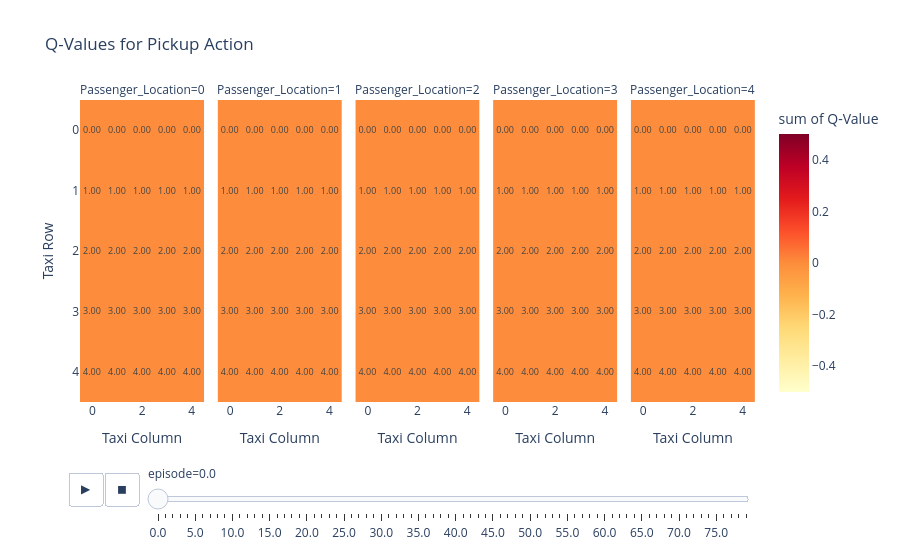

Source (notebook cell):
### Code cell
metric = "pickup"

fig = px.density_heatmap(toplot, x="Taxi_Col", y="Taxi_Row", 
                   z=metric, hover_data=[metric], text_auto=metric ,
                   #facet_col= "Path",
                   #facet_row= "Destination" , 
                   facet_col="Passenger_Location",
                   color_continuous_scale="YlOrRd",
                   title="Q-Values for Pickup Action",
                   #histnorm= 'density',
                   #histfunc = 'max',
                   #width=400, #
                   #height=600,
                   animation_frame="episode",
                   nbinsx=5, nbinsy=5,
                   labels={"Taxi_Col": "Taxi Column", 
                           "Taxi_Row": "Taxi Row", 
                           "pickup": "Q-Value"})
        
fig.update_yaxes(autorange="reversed")
fig.update_traces(texttemplate='%{y:.2f}')

                    #  labels = {"Taxi_Col": "Taxi Column", 
                    #            "Taxi_Row": "Taxi Row", 
                    #            "Pickup": "Q-Value for Pickup Action"}

### Figure 1 — Plotly figure (JSON) as saved in the notebook; plotly's stock layout.template omitted (floating-point values rounded to 4 significant figures)
{"data": [{"coloraxis": "coloraxis", "histfunc": "sum", "hovertemplate": "episode=0.0<br>Passenger_Location=0<br>Taxi Column=%{x}<br>Taxi Row=%{y}<br>sum of Q-Value=%{z}<extra></extra>", "name": "", "nbinsx": 5, "nbinsy": 5, "texttemplate": "%{y:.2f}", "type": "histogram2d", "x": [0, 1, 2, 3, 4, 0, 1, 2, 3, 4, 0, 1, 2, 3, 4, 0, 1, 2, 3, 4, 0, 1, 2, 3, 4], "xaxis": "x", "xbingroup": "x", "y": [0, 0, 0, 0, 0, 1, 1, 1, 1, 1, 2, 2, 2, 2, 2, 3, 3, 3, 3, 3, 4, 4, 4, 4, 4], "yaxis": "y", "ybingroup": "y", "z": [0, 0, 0, 0, 0, 0, 0, 0, 0, 0, 0, 0, 0, 0, 0, 0, 0, 0, 0, 0, 0, 0, 0, 0, 0]}, {"coloraxis": "coloraxis", "histfunc": "sum", "hovertemplate": "episode=0.0<br>Passenger_Location=1<br>Taxi Column=%{x}<br>Taxi Row=%{y}<br>sum of Q-Value=%{z}<extra></extra>", "name": "", "nbinsx": 5, "nbinsy": 5, "texttemplate": "%{y:.2f}", "type": "histogram2d", "x": [0, 1, 2, 3, 4, 0, 1, 2, 3, 4, 0, 1, 2, 3, 4, 0, 1, 2, 3, 4, 0, 1, 2, 3, 4], "xaxis": "x2", "xbingroup": "x", "y": [0, 0, 0, 0, 0, 1, 1, 1, 1, 1, 2, 2, 2, 2, 2, 3, 3, 3, 3, 3, 4, 4, 4, 4, 4], "yaxis": "y2", "ybingroup": "y", "z": [0, 0, 0, 0, 0, 0, 0, 0, 0, 0, 0, 0, 0, 0, 0, 0, 0, 0, 0, 0, 0, 0, 0, 0, 0]}, {"coloraxis": "coloraxis", "histfunc": "sum", "hovertemplate": "episode=0.0<br>Passenger_Location=2<br>Taxi Column=%{x}<br>Taxi Row=%{y}<br>sum of Q-Value=%{z}<extra></extra>", "name": "", "nbinsx": 5, "nbinsy": 5, "texttemplate": "%{y:.2f}", "type": "histogram2d", "x": [0, 1, 2, 3, 4, 0, 1, 2, 3, 4, 0, 1, 2, 3, 4, 0, 1, 2, 3, 4, 0, 1, 2, 3, 4], "xaxis": "x3", "xbingroup": "x", "y": [0, 0, 0, 0, 0, 1, 1, 1, 1, 1, 2, 2, 2, 2, 2, 3, 3, 3, 3, 3, 4, 4, 4, 4, 4], "yaxis": "y3", "ybingroup": "y", "z": [0, 0, 0, 0, 0, 0, 0, 0, 0, 0, 0, 0, 0, 0, 0, 0, 0, 0, 0, 0, 0, 0, 0, 0, 0]}, {"coloraxis": "coloraxis", "histfunc": "sum", "hovertemplate": "episode=0.0<br>Passenger_Location=3<br>Taxi Column=%{x}<br>Taxi Row=%{y}<br>sum of Q-Value=%{z}<extra></extra>", "name": "", "nbinsx": 5, "nbinsy": 5, "texttemplate": "%{y:.2f}", "type": "histogram2d", "x": [0, 1, 2, 3, 4, 0, 1, 2, 3, 4, 0, 1, 2, 3, 4, 0, 1, 2, 3, 4, 0, 1, 2, 3, 4], "xaxis": "x4", "xbingroup": "x", "y": [0, 0, 0, 0, 0, 1, 1, 1, 1, 1, 2, 2, 2, 2, 2, 3, 3, 3, 3, 3, 4, 4, 4, 4, 4], "yaxis": "y4", "ybingroup": "y", "z": [0, 0, 0, 0, 0, 0, 0, 0, 0, 0, 0, 0, 0, 0, 0, 0, 0, 0, 0, 0, 0, 0, 0, 0, 0]}, {"coloraxis": "coloraxis", "histfunc": "sum", "hovertemplate": "episode=0.0<br>Passenger_Location=4<br>Taxi Column=%{x}<br>Taxi Row=%{y}<br>sum of Q-Value=%{z}<extra></extra>", "name": "", "nbinsx": 5, "nbinsy": 5, "texttemplate": "%{y:.2f}", "type": "histogram2d", "x": [0, 1, 2, 3, 4, 0, 1, 2, 3, 4, 0, 1, 2, 3, 4, 0, 1, 2, 3, 4, 0, 1, 2, 3, 4], "xaxis": "x5", "xbingroup": "x", "y": [0, 0, 0, 0, 0, 1, 1, 1, 1, 1, 2, 2, 2, 2, 2, 3, 3, 3, 3, 3, 4, 4, 4, 4, 4], "yaxis": "y5", "ybingroup": "y", "z": [0, 0, 0, 0, 0, 0, 0, 0, 0, 0, 0, 0, 0, 0, 0, 0, 0, 0, 0, 0, 0, 0, 0, 0, 0]}], "layout": {"annotations": [{"font": {}, "showarrow": false, "text": "Passenger_Location=0", "x": 0.092, "xanchor": "center", "xref": "paper", "y": 1, "yanchor": "bottom", "yref": "paper"}, {"font": {}, "showarrow": false, "text": "Passenger_Location=1", "x": 0.296, "xanchor": "center", "xref": "paper", "y": 1, "yanchor": "bottom", "yref": "paper"}, {"font": {}, "showarrow": false, "text": "Passenger_Location=2", "x": 0.5, "xanchor": "center", "xref": "paper", "y": 1, "yanchor": "bottom", "yref": "paper"}, {"font": {}, "showarrow": false, "text": "Passenger_Location=3", "x": 0.704, "xanchor": "center", "xref": "paper", "y": 1, "yanchor": "bottom", "yref": "paper"}, {"font": {}, "showarrow": false, "text": "Passenger_Location=4", "x": 0.908, "xanchor": "center", "xref": "paper", "y": 1, "yanchor": "bottom", "yref": "paper"}], "coloraxis": {"colorbar": {"title": {"text": "sum of Q-Value"}}, "colorscale": [[0, "rgb(255,255,204)"], [0.125, "rgb(255,237,160)"], [0.25, "rgb(254,217,118)"], [0.375, "rgb(254,178,76)"], [0.5, "rgb(253,141,60)"], [0.625, "rgb(252,78,42)"], [0.75, "rgb(227,26,28)"], [0.875, "rgb(189,0,38)"], [1, "rgb(128,0,38)"]]}, "legend": {"tracegroupgap": 0}, "sliders": [{"active": 0, "currentvalue": {"prefix": "episode="}, "len": 0.9, "pad": {"b": 10, "t": 60}, "steps": [{"args": [["0.0"], {"frame": {"duration": 0, "redraw": true}, "fromcurrent": true, "mode": "immediate", "transition": {"duration": 0, "easing": "linear"}}], "label": "0.0", "method": "animate"}, {"args": [["1.0"], {"frame": {"duration": 0, "redraw": true}, "fromcurrent": true, "mode": "immediate", "transition": {"duration": 0, "easing": "linear"}}], "label": "1.0", "method": "animate"}, {"args": [["2.0"], {"frame": {"duration": 0, "redraw": true}, "fromcurrent": true, "mode": "immediate", "transition": {"duration": 0, "easing": "linear"}}], "label": "2.0", "method": "animate"}, {"args": [["3.0"], {"frame": {"duration": 0, "redraw": true}, "fromcurrent": true, "mode": "immediate", "transition": {"duration": 0, "easing": "linear"}}], "label": "3.0", "method": "animate"}, {"args": [["4.0"], {"frame": {"duration": 0, "redraw": true}, "fromcurrent": true, "mode": "immediate", "transition": {"duration": 0, "easing": "linear"}}], "label": "4.0", "method": "animate"}, {"args": [["5.0"], {"frame": {"duration": 0, "redraw": true}, "fromcurrent": true, "mode": "immediate", "transition": {"duration": 0, "easing": "linear"}}], "label": "5.0", "method": "animate"}, {"args": [["6.0"], {"frame": {"duration": 0, "redraw": true}, "fromcurrent": true, "mode": "immediate", "transition": {"duration": 0, "easing": "linear"}}], "label": "6.0", "method": "animate"}, {"args": [["7.0"], {"frame": {"duration": 0, "redraw": true}, "fromcurrent": true, "mode": "immediate", "transition": {"duration": 0, "easing": "linear"}}], "label": "7.0", "method": "animate"}, {"args": [["8.0"], {"frame": {"duration": 0, "redraw": true}, "fromcurrent": true, "mode": "immediate", "transition": {"duration": 0, "easing": "linear"}}], "label": "8.0", "method": "animate"}, {"args": [["9.0"], {"frame": {"duration": 0, "redraw": true}, "fromcurrent": true, "mode": "immediate", "transition": {"duration": 0, "easing": "linear"}}], "label": "9.0", "method": "animate"}, {"args": [["10.0"], {"frame": {"duration": 0, "redraw": true}, "fromcurrent": true, "mode": "immediate", "transition": {"duration": 0, "easing": "linear"}}], "label": "10.0", "method": "animate"}, {"args": [["11.0"], {"frame": {"duration": 0, "redraw": true}, "fromcurrent": true, "mode": "immediate", "transition": {"duration": 0, "easing": "linear"}}], "label": "11.0", "method": "animate"}, {"args": [["12.0"], {"frame": {"duration": 0, "redraw": true}, "fromcurrent": true, "mode": "immediate", "transition": {"duration": 0, "easing": "linear"}}], "label": "12.0", "method": "animate"}, {"args": [["13.0"], {"frame": {"duration": 0, "redraw": true}, "fromcurrent": true, "mode": "immediate", "transition": {"duration": 0, "easing": "linear"}}], "label": "13.0", "method": "animate"}, {"args": [["14.0"], {"frame": {"duration": 0, "redraw": true}, "fromcurrent": true, "mode": "immediate", "transition": {"duration": 0, "easing": "linear"}}], "label": "14.0", "method": "animate"}, {"args": [["15.0"], {"frame": {"duration": 0, "redraw": true}, "fromcurrent": true, "mode": "immediate", "transition": {"duration": 0, "easing": "linear"}}], "label": "15.0", "method": "animate"}, {"args": [["16.0"], {"frame": {"duration": 0, "redraw": true}, "fromcurrent": true, "mode": "immediate", "transition": {"duration": 0, "easing": "linear"}}], "label": "16.0", "method": "animate"}, {"args": [["17.0"], {"frame": {"duration": 0, "redraw": true}, "fromcurrent": true, "mode": "immediate", "transition": {"duration": 0, "easing": "linear"}}], "label": "17.0", "method": "animate"}, {"args": [["18.0"], {"frame": {"duration": 0, "redraw": true}, "fromcurrent": true, "mode": "immediate", "transition": {"duration": 0, "easing": "linear"}}], "label": "18.0", "method": "animate"}, {"args": [["19.0"], {"frame": {"duration": 0, "redraw": true}, "fromcurrent": true, "mode": "immediate", "transition": {"duration": 0, "easing": "linear"}}], "label": "19.0", "method": "animate"}, {"args": [["20.0"], {"frame": {"duration": 0, "redraw": true}, "fromcurrent": true, "mode": "immediate", "transition": {"duration": 0, "easing": "linear"}}], "label": "20.0", "method": "animate"}, {"args": [["21.0"], {"frame": {"duration": 0, "redraw": true}, "fromcurrent": true, "mode": "immediate", "transition": {"duration": 0, "easing": "linear"}}], "label": "21.0", "method": "animate"}, {"args": [["22.0"], {"frame": {"duration": 0, "redraw": true}, "fromcurrent": true, "mode": "immediate", "transition": {"duration": 0, "easing": "linear"}}], "label": "22.0", "method": "animate"}, {"args": [["23.0"], {"frame": {"duration": 0, "redraw": true}, "fromcurrent": true, "mode": "immediate", "transition": {"duration": 0, "easing": "linear"}}], "label": "23.0", "method": "animate"}, {"args": [["24.0"], {"frame": {"duration": 0, "redraw": true}, "fromcurrent": true, "mode": "immediate", "transition": {"duration": 0, "easing": "linear"}}], "label": "24.0", "method": "animate"}, {"args": [["25.0"], {"frame": {"duration": 0, "redraw": true}, "fromcurrent": true, "mode": "immediate", "transition": {"duration": 0, "easing": "linear"}}], "label": "25.0", "method": "animate"}, {"args": [["26.0"], {"frame": {"duration": 0, "redraw": true}, "fromcurrent": true, "mode": "immediate", "transition": {"duration": 0, "easing": "linear"}}], "label": "26.0", "method": "animate"}, {"args": [["27.0"], {"frame": {"duration": 0, "redraw": true}, "fromcurrent": true, "mode": "immediate", "transition": {"duration": 0, "easing": "linear"}}], "label": "27.0", "method": "animate"}, {"args": [["28.0"], {"frame": {"duration": 0, "redraw": true}, "fromcurrent": true, "mode": "immediate", "transition": {"duration": 0, "easing": "linear"}}], "label": "28.0", "method": "animate"}, {"args": [["29.0"], {"frame": {"duration": 0, "redraw": true}, "fromcurrent": true, "mode": "immediate", "transition": {"duration": 0, "easing": "linear"}}], "label": "29.0", "method": "animate"}, {"args": [["30.0"], {"frame": {"duration": 0, "redraw": true}, "fromcurrent": true, "mode": "immediate", "transition": {"duration": 0, "easing": "linear"}}], "label": "30.0", "method": "animate"}, {"args": [["31.0"], {"frame": {"duration": 0, "redraw": true}, "fromcurrent": true, "mode": "immediate", "transition": {"duration": 0, "easing": "linear"}}], "label": "31.0", "method": "animate"}, {"args": [["32.0"], {"frame": {"duration": 0, "redraw": true}, "fromcurrent": true, "mode": "immediate", "transition": {"duration": 0, "easing": "linear"}}], "label": "32.0", "method": "animate"}, {"args": [["33.0"], {"frame": {"duration": 0, "redraw": true}, "fromcurrent": true, "mode": "immediate", "transition": {"duration": 0, "easing": "linear"}}], "label": "33.0", "method": "animate"}, {"args": [["34.0"], {"frame": {"duration": 0, "redraw": true}, "fromcurrent": true, "mode": "immediate", "transition": {"duration": 0, "easing": "linear"}}], "label": "34.0", "method": "animate"}, {"args": [["35.0"], {"frame": {"duration": 0, "redraw": true}, "fromcurrent": true, "mode": "immediate", "transition": {"duration": 0, "easing": "linear"}}], "label": "35.0", "method": "animate"}, {"args": [["36.0"], {"frame": {"duration": 0, "redraw": true}, "fromcurrent": true, "mode": "immediate", "transition": {"duration": 0, "easing": "linear"}}], "label": "36.0", "method": "animate"}, {"args": [["37.0"], {"frame": {"duration": 0, "redraw": true}, "fromcurrent": true, "mode": "immediate", "transition": {"duration": 0, "easing": "linear"}}], "label": "37.0", "method": "animate"}, {"args": [["38.0"], {"frame": {"duration": 0, "redraw": true}, "fromcurrent": true, "mode": "immediate", "transition": {"duration": 0, "easing": "linear"}}], "label": "38.0", "method": "animate"}, {"args": [["39.0"], {"frame": {"duration": 0, "redraw": true}, "fromcurrent": true, "mode": "immediate", "transition": {"duration": 0, "easing": "linear"}}], "label": "39.0", "method": "animate"}, {"args": [["40.0"], {"frame": {"duration": 0, "redraw": true}, "fromcurrent": true, "mode": "immediate", "transition": {"duration": 0, "easing": "linear"}}], "label": "40.0", "method": "animate"}, {"args": [["41.0"], {"frame": {"duration": 0, "redraw": true}, "fromcurrent": true, "mode": "immediate", "transition": {"duration": 0, "easing": "linear"}}], "label": "41.0", "method": "animate"}, {"args": [["42.0"], {"frame": {"duration": 0, "redraw": true}, "fromcurrent": true, "mode": "immediate", "transition": {"duration": 0, "easing": "linear"}}], "label": "42.0", "method": "animate"}, {"args": [["43.0"], {"frame": {"duration": 0, "redraw": true}, "fromcurrent": true, "mode": "immediate", "transition": {"duration": 0, "easing": "linear"}}], "label": "43.0", "method": "animate"}, {"args": [["44.0"], {"frame": {"duration": 0, "redraw": true}, "fromcurrent": true, "mode": "immediate", "transition": {"duration": 0, "easing": "linear"}}], "label": "44.0", "method": "animate"}, {"args": [["45.0"], {"frame": {"duration": 0, "redraw": true}, "fromcurrent": true, "mode": "immediate", "transition": {"duration": 0, "easing": "linear"}}], "label": "45.0", "method": "animate"}, {"args": [["46.0"], {"frame": {"duration": 0, "redraw": true}, "fromcurrent": true, "mode": "immediate", "transition": {"duration": 0, "easing": "linear"}}], "label": "46.0", "method": "animate"}, {"args": [["47.0"], {"frame": {"duration": 0, "redraw": true}, "fromcurrent": true, "mode": "immediate", "transition": {"duration": 0, "easing": "linear"}}], "label": "47.0", "method": "animate"}, {"args": [["48.0"], {"frame": {"duration": 0, "redraw": true}, "fromcurrent": true, "mode": "immediate", "transition": {"duration": 0, "easing": "linear"}}], "label": "48.0", "method": "animate"}, {"args": [["49.0"], {"frame": {"duration": 0, "redraw": true}, "fromcurrent": true, "mode": "immediate", "transition": {"duration": 0, "easing": "linear"}}], "label": "49.0", "method": "animate"}, {"args": [["50.0"], {"frame": {"duration": 0, "redraw": true}, "fromcurrent": true, "mode": "immediate", "transition": {"duration": 0, "easing": "linear"}}], "label": "50.0", "method": "animate"}, {"args": [["51.0"], {"frame": {"duration": 0, "redraw": true}, "fromcurrent": true, "mode": "immediate", "transition": {"duration": 0, "easing": "linear"}}], "label": "51.0", "method": "animate"}, {"args": [["52.0"], {"frame": {"duration": 0, "redraw": true}, "fromcurrent": true, "mode": "immediate", "transition": {"duration": 0, "easing": "linear"}}], "label": "52.0", "method": "animate"}, {"args": [["53.0"], {"frame": {"duration": 0, "redraw": true}, "fromcurrent": true, "mode": "immediate", "transition": {"duration": 0, "easing": "linear"}}], "label": "53.0", "method": "animate"}, {"args": [["54.0"], {"frame": {"duration": 0, "redraw": true}, "fromcurrent": true, "mode": "immediate", "transition": {"duration": 0, "easing": "linear"}}], "label": "54.0", "method": "animate"}, {"args": [["55.0"], {"frame": {"duration": 0, "redraw": true}, "fromcurrent": true, "mode": "immediate", "transition": {"duration": 0, "easing": "linear"}}], "label": "55.0", "method": "animate"}, {"args": [["56.0"], {"frame": {"duration": 0, "redraw": true}, "fromcurrent": true, "mode": "immediate", "transition": {"duration": 0, "easing": "linear"}}], "label": "56.0", "method": "animate"}, {"args": [["57.0"], {"frame": {"duration": 0, "redraw": true}, "fromcurrent": true, "mode": "immediate", "transition": {"duration": 0, "easing": "linear"}}], "label": "57.0", "method": "animate"}, {"args": [["58.0"], {"frame": {"duration": 0, "redraw": true}, "fromcurrent": true, "mode": "immediate", "transition": {"duration": 0, "easing": "linear"}}], "label": "58.0", "method": "animate"}, {"args": [["59.0"], {"frame": {"duration": 0, "redraw": true}, "fromcurrent": true, "mode": "immediate", "transition": {"duration": 0, "easing": "linear"}}], "label": "59.0", "method": "animate"}, {"args": [["60.0"], {"frame": {"duration": 0, "redraw": true}, "fromcurrent": true, "mode": "immediate", "transition": {"duration": 0, "easing": "linear"}}], "label": "60.0", "method": "animate"}, {"args": [["61.0"], {"frame": {"duration": 0, "redraw": true}, "fromcurrent": true, "mode": "immediate", "transition": {"duration": 0, "easing": "linear"}}], "label": "61.0", "method": "animate"}, {"args": [["62.0"], {"frame": {"duration": 0, "redraw": true}, "fromcurrent": true, "mode": "immediate", "transition": {"duration": 0, "easing": "linear"}}], "label": "62.0", "method": "animate"}, {"args": [["63.0"], {"frame": {"duration": 0, "redraw": true}, "fromcurrent": true, "mode": "immediate", "transition": {"duration": 0, "easing": "linear"}}], "label": "63.0", "method": "animate"}, {"args": [["64.0"], {"frame": {"duration": 0, "redraw": true}, "fromcurrent": true, "mode": "immediate", "transition": {"duration": 0, "easing": "linear"}}], "label": "64.0", "method": "animate"}, {"args": [["65.0"], {"frame": {"duration": 0, "redraw": true}, "fromcurrent": true, "mode": "immediate", "transition": {"duration": 0, "easing": "linear"}}], "label": "65.0", "method": "animate"}, {"args": [["66.0"], {"frame": {"duration": 0, "redraw": true}, "fromcurrent": true, "mode": "immediate", "transition": {"duration": 0, "easing": "linear"}}], "label": "66.0", "method": "animate"}, {"args": [["67.0"], {"frame": {"duration": 0, "redraw": true}, "fromcurrent": true, "mode": "immediate", "transition": {"duration": 0, "easing": "linear"}}], "label": "67.0", "method": "animate"}, {"args": [["68.0"], {"frame": {"duration": 0, "redraw": true}, "fromcurrent": true, "mode": "immediate", "transition": {"duration": 0, "easing": "linear"}}], "label": "68.0", "method": "animate"}, {"args": [["69.0"], {"frame": {"duration": 0, "redraw": true}, "fromcurrent": true, "mode": "immediate", "transition": {"duration": 0, "easing": "linear"}}], "label": "69.0", "method": "animate"}, {"args": [["70.0"], {"frame": {"duration": 0, "redraw": true}, "fromcurrent": true, "mode": "immediate", "transition": {"duration": 0, "easing": "linear"}}], "label": "70.0", "method": "animate"}, {"args": [["71.0"], {"frame": {"duration": 0, "redraw": true}, "fromcurrent": true, "mode": "immediate", "transition": {"duration": 0, "easing": "linear"}}], "label": "71.0", "method": "animate"}, {"args": [["72.0"], {"frame": {"duration": 0, "redraw": true}, "fromcurrent": true, "mode": "immediate", "transition": {"duration": 0, "easing": "linear"}}], "label": "72.0", "method": "animate"}, {"args": [["73.0"], {"frame": {"duration": 0, "redraw": true}, "fromcurrent": true, "mode": "immediate", "transition": {"duration": 0, "easing": "linear"}}], "label": "73.0", "method": "animate"}, {"args": [["74.0"], {"frame": {"duration": 0, "redraw": true}, "fromcurrent": true, "mode": "immediate", "transition": {"duration": 0, "easing": "linear"}}], "label": "74.0", "method": "animate"}, {"args": [["75.0"], {"frame": {"duration": 0, "redraw": true}, "fromcurrent": true, "mode": "immediate", "transition": {"duration": 0, "easing": "linear"}}], "label": "75.0", "method": "animate"}, {"args": [["76.0"], {"frame": {"duration": 0, "redraw": true}, "fromcurrent": true, "mode": "immediate", "transition": {"duration": 0, "easing": "linear"}}], "label": "76.0", "method": "animate"}, {"args": [["77.0"], {"frame": {"duration": 0, "redraw": true}, "fromcurrent": true, "mode": "immediate", "transition": {"duration": 0, "easing": "linear"}}], "label": "77.0", "method": "animate"}, {"args": [["78.0"], {"frame": {"duration": 0, "redraw": true}, "fromcurrent": true, "mode": "immediate", "transition": {"duration": 0, "easing": "linear"}}], "label": "78.0", "method": "animate"}, {"args": [["79.0"], {"frame": {"duration": 0, "redraw": true}, "fromcurrent": true, "mode": "immediate", "transition": {"duration": 0, "easing": "linear"}}], "label": "79.0", "method": "animate"}], "x": 0.1, "xanchor": "left", "y": 0, "yanchor": "top"}], "title": {"text": "Q-Values for Pickup Action"}, "updatemenus": [{"buttons": [{"args": [null, {"frame": {"duration": 500, "redraw": true}, "fromcurrent": true, "mode": "immediate", "transition": {"duration": 500, "easing": "linear"}}], "label": "&#9654;", "method": "animate"}, {"args": [[null], {"frame": {"duration": 0, "redraw": true}, "fromcurrent": true, "mode": "immediate", "transition": {"duration": 0, "easing": "linear"}}], "label": "&#9724;", "method": "animate"}], "direction": "left", "pad": {"r": 10, "t": 70}, "showactive": false, "type": "buttons", "x": 0.1, "xanchor": "right", "y": 0, "yanchor": "top"}], "xaxis": {"anchor": "y", "domain": [0, 0.184], "title": {"text": "Taxi Column"}}, "xaxis2": {"anchor": "y2", "domain": [0.204, 0.388], "matches": "x", "title": {"text": "Taxi Column"}}, "xaxis3": {"anchor": "y3", "domain": [0.408, 0.592], "matches": "x", "title": {"text": "Taxi Column"}}, "xaxis4": {"anchor": "y4", "domain": [0.612, 0.796], "matches": "x", "title": {"text": "Taxi Column"}}, "xaxis5": {"anchor": "y5", "domain": [0.816, 1], "matches": "x", "title": {"text": "Taxi Column"}}, "yaxis": {"anchor": "x", "autorange": "reversed", "domain": [0, 1], "title": {"text": "Taxi Row"}}, "yaxis2": {"anchor": "x2", "autorange": "reversed", "domain": [0, 1], "matches": "y", "showticklabels": false}, "yaxis3": {"anchor": "x3", "autorange": "reversed", "domain": [0, 1], "matches": "y", "showticklabels": false}, "yaxis4": {"anchor": "x4", "autorange": "reversed", "domain": [0, 1], "matches": "y", "showticklabels": false}, "yaxis5": {"anchor": "x5", "autorange": "reversed", "domain": [0, 1], "matches": "y", "showticklabels": false}}}
